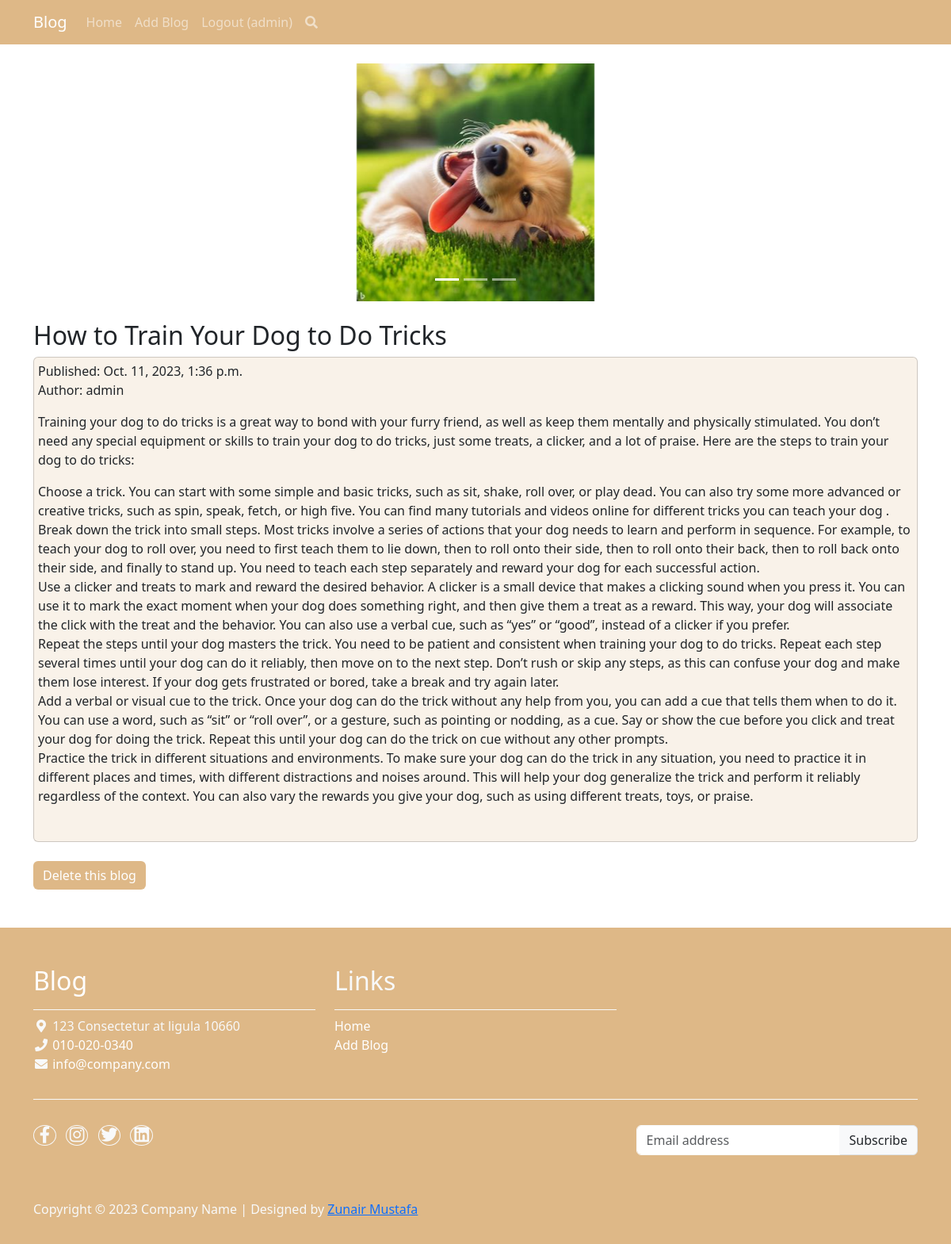
The page /blog/17/ (signed in) on the database its author committed.
### blog_app/models.py (models this page shows, shortened)
class BlogImage(models.Model):
    blog = models.ForeignKey(BlogPost, on_delete=models.CASCADE, related_name='images')
    pic = models.ImageField(upload_to='images/')

class BlogPost(models.Model):
    title = models.CharField(max_length=200)
    desc = models.TextField(max_length=600)
    Content = models.TextField()
    author = models.ForeignKey(User, on_delete=models.CASCADE)
    date = models.DateTimeField(auto_now_add=True)

### blog_app/views.py (the view)
# urls.py: 2. Add a URL to urlpatterns:  path('blog/', include('blog.urls'))
def blog(request, blog_id):
    blog_this = BlogPost.objects.get(id=blog_id)
    if request.method == 'POST':
        if 'delete' in request.POST:
            return render(request, 'blog.html', {'blog': blog_this, 'deleteme': 'Yes'})
    return render(request, 'blog.html', {'blog': blog_this})

### templates/blog.html (shortened to what this page needs)
{% extends 'home.html' %}
{% block content %}
{% if deleteme is None %}
<div class="container mt-4">
        <div id="mycarousel" class="carousel slide" data-bs-ride="carousel">
            <div class="carousel-indicators">
                {% for i in blog.images.all %}
                    {% if forloop.counter == 1 %}
                    <button type="button" data-bs-target="#mycarousel" data-bs-slide-to="0" class="active" aria-current="true"></button>
                    {% else %}
                    <button type="button" data-bs-target="#mycarousel" data-bs-slide-to="{{ forloop.counter0 }}"></button>
                    {% endif %}
                {% endfor %}
            </div>
            <div class="carousel-box">
                <div class="carousel-inner" >
                    {% for i in blog.images.all %}
                    {% if forloop.counter == 1 %}
                    <div class="carousel-item active">
                    {% else %}
                    <div class="carousel-item">
                    {% endif %}
                    <img class="img-fluid d-block"  src="{{ i.pic.url }}" alt="blog img">
                    </div>
                    {% endfor %}
                </div>
            </div>
            <a class="carousel-control-prev" href="#mycarousel" role="button" data-bs-slide="prev">
                <span class="carousel-control-prev-icon" aria-hidden="true"></span>
            </a>
            <a class="carousel-control-next" href="#mycarousel" role="button" data-bs-slide="next">
                <span class="carousel-control-next-icon" aria-hidden="true"></span>
            </a>
        </div>
    <br>
    <h2>{{ blog.title }}</h2>
    <div class="col-md " >
            <div class="card mb-4 mx-auto" style="padding: 5px;background-color:rgba(222, 184, 135, 0.18)">
                    <p>Published: {{ blog.date }}<br>Author: {{ blog.author }}</p>
                    <div>{{ blog.Content | linebreaks }}</div><br>
            </div>
    </div>
    {% if request.user.is_staff %}
    <form method="post" action="">
        <button style="border: white ;background-color: burlywood;" type="submit" name="delete" class="btn btn-primary">Delete this blog</button>
    </form><br><br>
    {% endif %}
</div>
{% else %}
    {% include 'confirm-delete.html' %}
{% endif %}
{% endblock%}

### templates/home.html (shortened to what this page needs)
<!DOCTYPE html>
<html lang="en">
<head>
    <link rel="stylesheet" href="https://cdn.jsdelivr.net/npm/bootstrap/dist/css/bootstrap.min.css">
    <link rel="stylesheet" href="https://cdnjs.cloudflare.com/ajax/libs/font-awesome/5.15.3/css/all.min.css">
</head>
<body>
<div class="content">
<nav class="navbar navbar-expand-lg navbar-dark mx-auto" style="background-color: burlywood;">
    <div class="container">
        <a class="navbar-brand" href="/">Blog</a>
        <div class="collapse navbar-collapse" id="navbarNav">
            <ul class="navbar-nav ml-auto">
                <li class="nav-item active">
                    <a class="nav-link" href="/">Home</a>
                </li>
                <li class="nav-item">
                    <a class="nav-link" href="/add/">Add Blog</a>
                </li>
                {% if request.user.is_authenticated %}
                    <li class="nav-item">
                        <a class="nav-link" href="/logout/">Logout ({{request.user}})</a>
                    </li>
                {% else %}
                    <li class="nav-item">
                        <a class="nav-link" href="/login/">Login</a>
                    </li>
                {% endif %}
                <li class="nav-item">
                    <label for="search-form-toggle" class="nav-link">
                        <i class="fa fa-search"></i>
                    </label>
                </li>
            </ul>
        </div>
    </div>
</nav>
{% block content%}{% endblock%}
</div>
<footer style="background-color: burlywood;">
    <div class="container">
        <div class="row">
            <div class="col-md-4 pt-5">
                <h2 class="h2 border-bottom pb-3 border-light logo" style="color: white;">Blog</h2>
                <ul class="list-unstyled text-light footer-link-list">
                    <li>
                        <i class="fas fa-map-marker-alt fa-fw"></i>
                        123 Consectetur at ligula 10660
                    </li>
                    <li>
                        <i class="fa fa-phone fa-fw"></i>
                        <a class="custom-text-decoration" href="tel:010-020-0340">010-020-0340</a>
                    </li>
                    <li>
                        <i class="fa fa-envelope fa-fw"></i>
                        <a class="custom-text-decoration" href="mailto:info@company.com">info@company.com</a>
                    </li>
                </ul>
            </div>
            <div class="col-md-4 pt-5">
                <h2 class="h2 text-light border-bottom pb-3 border-light">Links</h2>
                <ul class="list-unstyled text-light footer-link-list">
                    <li><a class="custom-text-decoration" href="{% url 'default'%}"}">Home</a></li>
                    <li><a class="custom-text-decoration" href="{% url 'add'%}">Add Blog</a></li>
                </ul>
            </div>
        </div>
        <div class="row text-light mb-4">
            <div class="col-12 mb-3">
                <div class="w-100 my-3 border-top border-light"></div>
            </div>
            <div class="col-auto me-auto">
                <ul class="list-inline text-left footer-icons">
                    <li class="list-inline-item border border-light rounded-circle text-center">
                        <a class="text-light custom-text-decoration" target="_blank" href="http://facebook.com/"><i class="fab fa-facebook-f fa-lg fa-fw"></i></a>
                    </li>
                    <li class="list-inline-item border border-light rounded-circle text-center">
                        <a class="text-light custom-text-decoration" target="_blank" href="https://www.instagram.com/"><i class="fab fa-instagram fa-lg fa-fw"></i></a>
                    </li>
                    <li class="list-inline-item border border-light rounded-circle text-center">
                        <a class="text-light custom-text-decoration" target="_blank" href="https://twitter.com/"><i class="fab fa-twitter fa-lg fa-fw"></i></a>
                    </li>
                    <li class="list-inline-item border border-light rounded-circle text-center">
                        <a class="text-light custom-text-decoration" target="_blank" href="https://www.linkedin.com/"><i class="fab fa-linkedin fa-lg fa-fw"></i></a>
                    </li>
                </ul>
            </div>
            <div class="col-auto">
                <div class="input-group mb-2">
                    <input type="text" class="form-control border-light" id="subscribeEmail" placeholder="Email address">
                    <div class="input-group-text btn-success text-dark">Subscribe</div>
                </div>
            </div>
        </div>
    </div>
    <div class="w-100 py-3">
        <div class="container">
            <div class="row pt-2">
                <div class="col-12">
                    <p class="text-left text-light">
                        Copyright &copy; 2023 Company Name
                        | Designed by <a rel="sponsored" href="#" target="_blank">Zunair Mustafa</a>
                    </p>
                </div>
            </div>
        </div>
    </div>
</footer>
</body>
</html>

### templates/home.html (style rules this page uses)
body { display: flex; flex-direction: column; min-height: 100vh; }
.content { flex: 1; }
.carousel-box { height: 300px; overflow: hidden; }
.carousel-box img { width: 100%; height: 300px; object-fit: contain; }
.custom-text-decoration { text-decoration: none; color: white; }

### rows shown on the page
BlogImage: pic (picture)
BlogPost: title "How to Train Your Dog to Do Tricks", date "Oct. 11, 2023, 1:36 p.m.", author "admin", Content "Training your dog to do tricks is a great way to bond with your furry friend, as well as keep them mentally and physically stimulated. You don’t need any special equipment or skills to train your dog to do tricks, just some treats, a clicker, and a lot of praise. Here are the steps to train your dog to do tricks: Choose a trick. You can start with some simple and basic tricks, such as sit, shake, roll over, or play dead. You can also try some more advanced or creative tricks, such as spin, speak, fetch, or high five. You can find many tutorials and videos online for different tricks you can teach your dog . Break down the trick into small steps. Most tricks involve a series of actions that…"

### other values the page prints
{{ request.user }} "admin"
